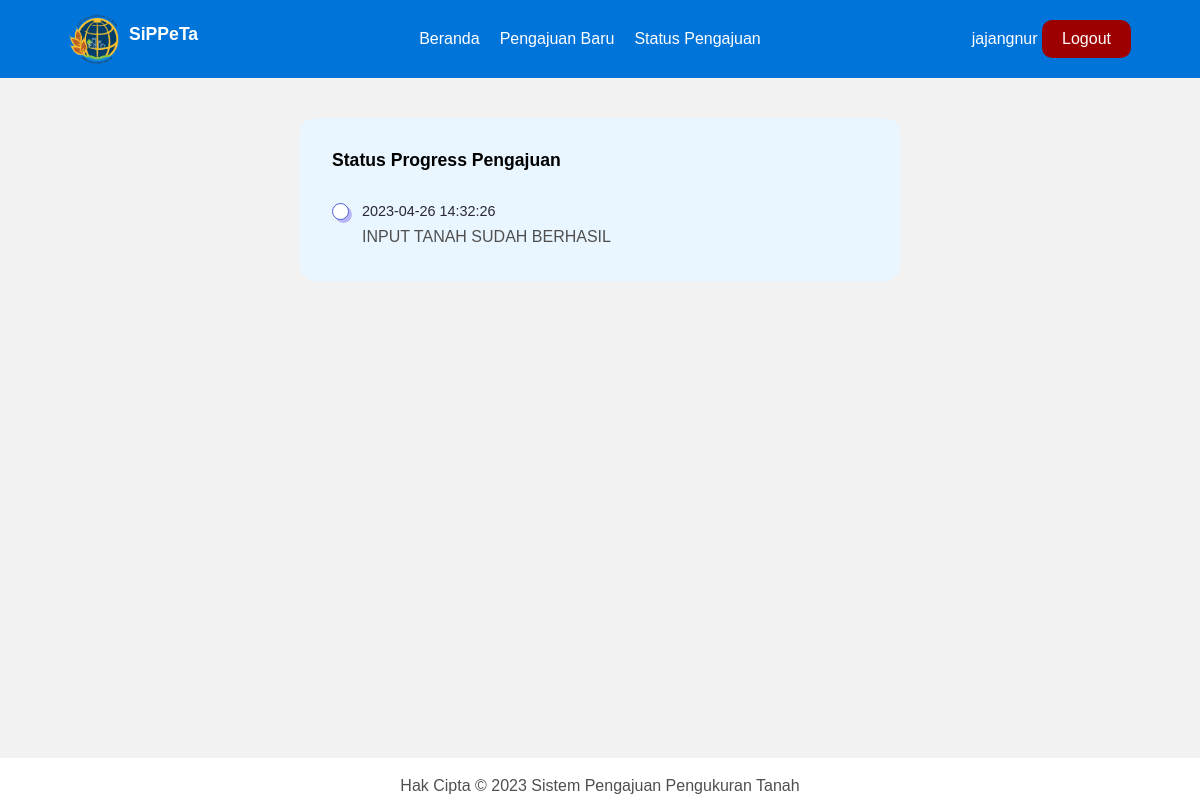
The page /users/cek-status.php (signed in) on the database as committed earlier.
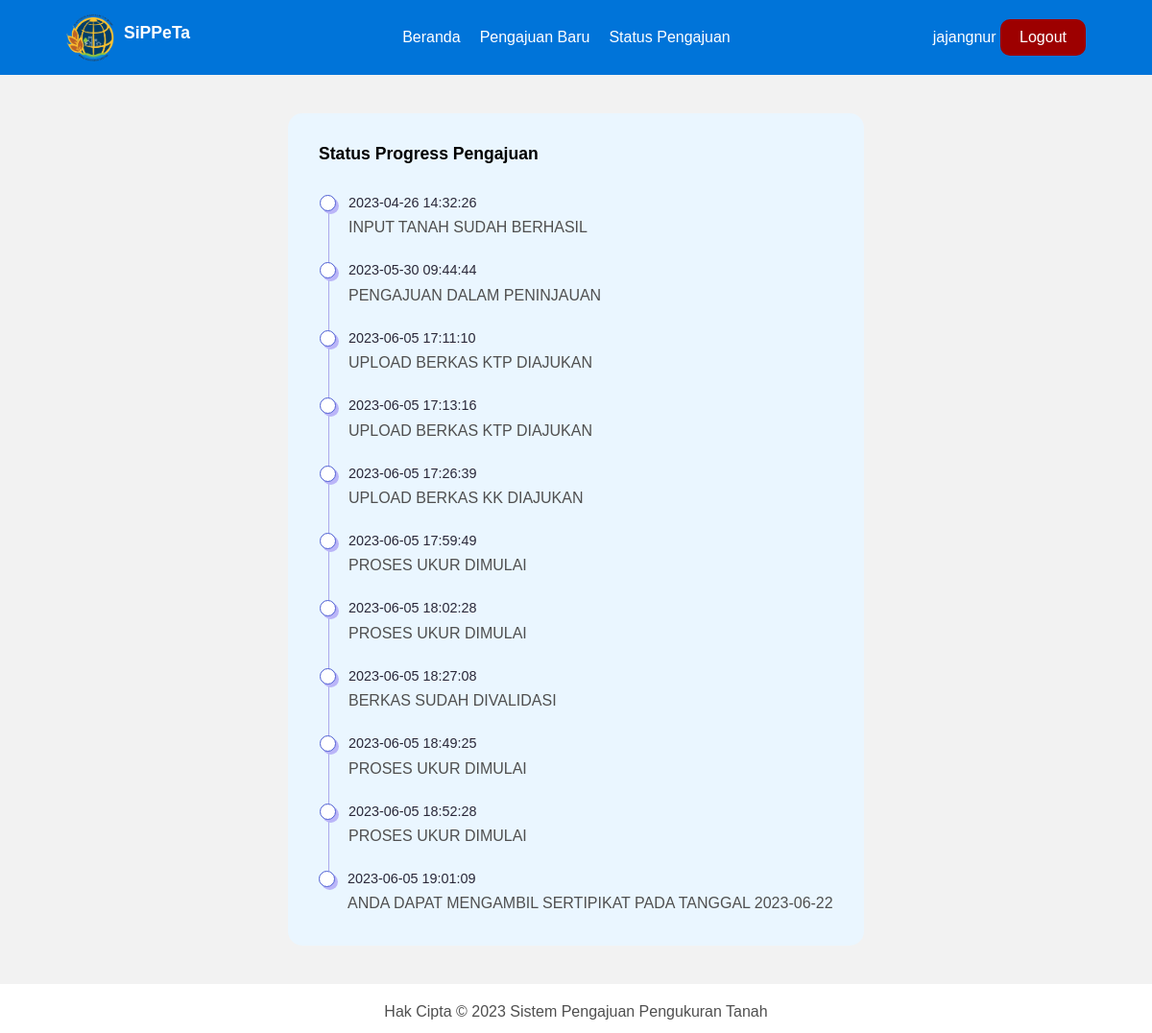
The same page on the database as committed later.
### tables this page shows
CREATE TABLE `status` (
  `id_status` int(11) NOT NULL,
  `id_user` int(11) NOT NULL,
  `waktu` datetime NOT NULL,
  `keterangan` text NOT NULL
);

### class/Tanah.php (called while the page is built, shortened)
<?php
class Tanah{
    public function cekStatus($id_user){
        require('db_config.php');
        $sql = "SELECT * FROM status WHERE id_user='$id_user'";
		$result = mysqli_query($conn, $sql);
        if(mysqli_num_rows($result) > 0){
            return $result;
        }else{
            return false;
        }
    }
}

### users/cek-status.php (the view, shortened to what this page needs)
<?php
require_once('../class/Tanah.php');
$tanah = new Tanah();
$status = $tanah->cekStatus($_SESSION['id']);
?>
<!DOCTYPE html>
<html>
<head>
	<link rel="stylesheet" type="text/css" href="<?= ROOT_PATH?>/assets/css/landing.css">
	<link rel="stylesheet" type="text/css" href="<?= ROOT_PATH?>/assets/css/status-pengajuan.css">
</head>
<body>
    <?php include('../assets/components/nav.php'); ?>
	<main>
        <div class="container">
            <div class="wrapper">
                <h1> Status Progress Pengajuan</h1>
                <ul class="sessions">
                    <?php foreach($status as $item) :?>
                        <li>
                            <div class="time"><?= $item['waktu'] ?></div>
                            <p><?= $item['keterangan'] ?></p>
                        </li>
                    <?php endforeach ?>
                </ul>
            </div>
        </div>
	</main>
	<footer>
		<p>Hak Cipta &copy; 2023 Sistem Pengajuan Pengukuran Tanah</p>
	</footer>
</body>
</html>

Rows that differ between the two databases and show on the page:
added status: waktu "2023-05-30 09:44:44", keterangan "PENGAJUAN DALAM PENINJAUAN"
added status: waktu "2023-06-05 17:11:10", keterangan "UPLOAD BERKAS KTP DIAJUKAN"
added status: waktu "2023-06-05 17:13:16", keterangan "UPLOAD BERKAS KTP DIAJUKAN"
added status: waktu "2023-06-05 17:26:39", keterangan "UPLOAD BERKAS KK DIAJUKAN"
added status: waktu "2023-06-05 17:59:49", keterangan "PROSES UKUR DIMULAI"
added status: waktu "2023-06-05 18:02:28", keterangan "PROSES UKUR DIMULAI"
added status: waktu "2023-06-05 18:27:08", keterangan "BERKAS SUDAH DIVALIDASI"
added status: waktu "2023-06-05 18:49:25", keterangan "PROSES UKUR DIMULAI"
added status: waktu "2023-06-05 18:52:28", keterangan "PROSES UKUR DIMULAI"
added status: waktu "2023-06-05 19:01:09", keterangan "ANDA DAPAT MENGAMBIL SERTIPIKAT PADA TANGGAL 2023-06-22"
